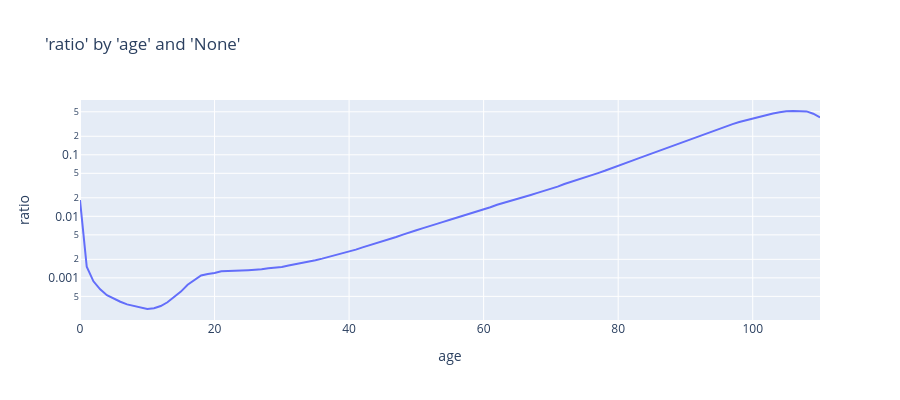

The notebook cell this image was saved under:
### Code cell
charters.chart(
    df=hmd_df,
    x_axis="age",
    y_axis="ratio",
    numerator="total_death",
    denominator="total_exposure",
    y_log=True,
    display=True,
)
